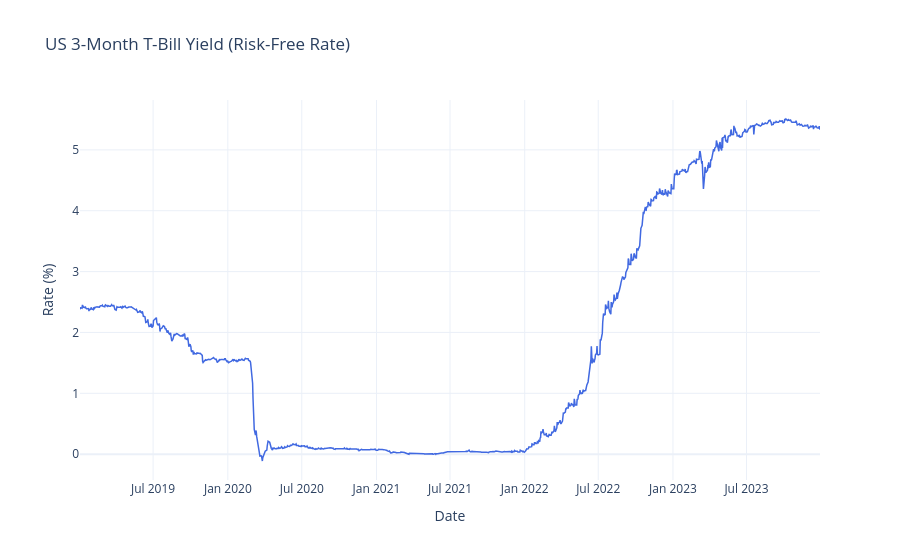

The cell this chart's notebook holds for it:
### Code cell
import plotly.graph_objects as go

yield_df = yield_df.dropna()
fig = go.Figure()

fig.add_trace(go.Scatter(
    x=yield_df.index,
    y=yield_df,
    mode='lines',
    name='Risk-Free Rate (3M T-Bill)',
    line=dict(color='royalblue', width=1.5)
))

fig.update_layout(
    title='US 3-Month T-Bill Yield (Risk-Free Rate)',
    xaxis_title='Date',
    yaxis_title='Rate (%)',
    xaxis_rangeslider_visible=False,
    template='plotly_white',
    hovermode='x unified'
)

fig.show()

### Figure 1 — Plotly figure (JSON) as saved in the notebook; plotly's stock layout.template omitted (floating-point values rounded to 4 significant figures; data arrays with more than 128 entries replaced by an {"elided": "..."} marker saying what was removed)
{"data": [{"line": {"color": "royalblue", "width": 1.5}, "mode": "lines", "name": "Risk-Free Rate (3M T-Bill)", "type": "scatter", "x": {"elided": "1245 str values"}, "y": {"elided": "1245 float values"}}], "layout": {"hovermode": "x unified", "title": {"text": "US 3-Month T-Bill Yield (Risk-Free Rate)"}, "xaxis": {"rangeslider": {"visible": false}, "title": {"text": "Date"}}, "yaxis": {"title": {"text": "Rate (%)"}}}}
